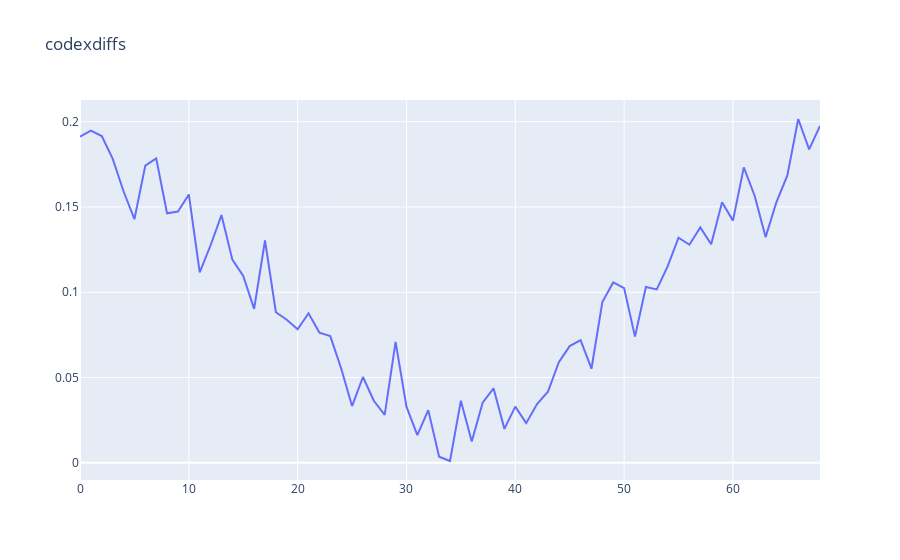

This figure's notebook cell:
### Code cell
startphase = xp.polyval(coeffitlist[Config.preamble_len + 4], xp.polyval(coeff_time, Config.preamble_len + 5 - 0.75))

coef2d_ests = []
ifreqs = []
# for pidx in range(Config.preamble_len + 5, Config.preamble_len + 5 + Config.payload_len):
codephase2 = [] # !!! todo !!!
powers = []
codes = []
codexdiffs = []
for pidx in range(Config.preamble_len + 5, Config.total_len):
    tstart = xp.polyval(coeff_time, pidx - 0.75)
    tend = xp.polyval(coeff_time, pidx + 1 - 0.75)
    x1 = math.ceil(tstart * Config.fs)
    x2 = math.ceil(tend * Config.fs)
    nsymbr = xp.arange(x1, x2)
    sig = reader.get(x1, x2 - x1)
    if xp.mean(xp.abs(sig)) < 0.01:
        print(f"{pidx=} {xp.mean(xp.abs(sig))=} too small. is symbol ending? quitting, payload_len={pidx - Config.preamble_len - 5}")
        break
    
    x1 = math.ceil(tstart * Config.fs)
    x2 = math.ceil(tend * Config.fs)
    nsymbr = xp.arange(x1, x2)
    tsymbr = nsymbr / Config.fs

    # pltfig1(tsymbr, xp.unwrap(xp.angle(reader.get(x1, x2-x1))), title=f"{pidx=}").show()
    # pltfig1(tsymbr, xp.abs(reader.get(x1, x2-x1)), title=f"{pidx=}").show()
    assert xp.mean(xp.abs(reader.get(x1, x2-x1))) > 0.1, f"{pidx=} {xp.mean(xp.abs(reader.get(x1, x2-x1)))=} too small. is symbol ending?"
    estcoef_this = xp.polyval(coeff, pidx)

    beta1 = Config.bw / ((2 ** Config.sf) / Config.bw) * xp.pi * (1 + 2 * estcoef_this / Config.sig_freq)
    estbw = Config.bw * (1 + estcoef_this / Config.sig_freq)
    beta2 = 2 * xp.pi * (xp.polyval(coeff, pidx) - estbw / 2) - tstart * 2 * beta1  # 2ax+b=differential b=differential - 2 * beta1 * time
    coef2d_est = xp.array([beta1.get(), beta2.get(), 0])

    sig2 = reader.get(x1, x2-x1) * xp.exp(-1j * xp.polyval(coef2d_est, tsymbr))
    data0 = myfft(sig2, n=Config.fft_n, plan=Config.plan)
    freq1 = xp.fft.fftshift(xp.fft.fftfreq(Config.fft_n, d=1 / Config.fs))[xp.argmax(xp.abs(data0))]
    freq, valnew = optimize_1dfreq_fast(sig2, tsymbr, freq1, Config.fs / Config.fft_n * 5) # valnew may be as low as 0.3, only half the power will be collected
    # freq = freq1 # todo !!!
    # assert valnew > 0.3, f"{freq=} {freq1=} {valnew=}"
    if freq < 0: freq += estbw
    codex = freq / estbw * 2 ** Config.sf
    code = around(codex)
    # print(f"{codex=} {code=}")

    tmid = tstart * (code / 2 ** Config.sf) + tend * (1 - code / 2 ** Config.sf)
    tmid = tmid.item()
    x3 = math.ceil(tmid * Config.fs)

    nsymbr1 = xp.arange(x1, x3)
    tsymbr1 = nsymbr1 / Config.fs
    nsymbr2 = xp.arange(x3, x2)
    tsymbr2 = nsymbr2 / Config.fs

    beta2 = (2 * xp.pi * (xp.polyval(coeff, pidx) + estbw * (code / 2 ** Config.sf - 0.5))
             - tstart * 2 * beta1)
    coef2d_est2 = xp.array([beta1.get(), beta2.get(), 0])
    coef2d_est2_2d = xp.polyval(coef2d_est2, tstart) - startphase
    coef2d_est2[2] -= coef2d_est2_2d

    beta2a = (2 * xp.pi * (xp.polyval(coeff, pidx) + estbw * (code / 2 ** Config.sf - 1.5))
              - tstart * 2 * beta1)
    coef2d_est2a = xp.array([beta1.get(), beta2a.get(), 0])
    coef2d_est2a_2d = xp.polyval(coef2d_est2a, tmid) - xp.polyval(coef2d_est2, tmid)
    coef2d_est2a[2] -= coef2d_est2a_2d

    res2 = reader.get(x1, x3-x1).dot(xp.exp(-1j * xp.polyval(coef2d_est2, tsymbr1))) / xp.sum(xp.abs(reader.get(x1, x3-x1)))
    res2a = reader.get(x3, x2-x3).dot(xp.exp(-1j * xp.polyval(coef2d_est2a, tsymbr2))) / xp.sum(xp.abs(reader.get(x3, x2-x3)))

    if not (xp.abs(res2).item() > 0.7 or code > 2 ** Config.sf * 0.7) or not (xp.abs(res2a).item() > 0.7 or code < 2 ** Config.sf * 0.2):
        pltfig1(tsymbr1, xp.angle(reader.get(x1, x3-x1) * xp.exp(-1j * xp.polyval(coef2d_est2, tsymbr1))), title=f"{pidx=} 1st angle {codex=} pow={xp.abs(res2).item()}").show()
        pltfig1(tsymbr2, xp.angle(reader.get(x3, x2-x3) * xp.exp(-1j * xp.polyval(coef2d_est2a, tsymbr2))), title=f"{pidx=} 2st angle {codex=} pow={xp.abs(res2a).item()}").show()

    assert xp.abs(res2).item() > 0.7 or code > 2 ** Config.sf * 0.7, f"{pidx=} {code=} 1st power {xp.abs(res2).item()}<0.7"
    assert xp.abs(res2a).item() > 0.7 or code < 2 ** Config.sf * 0.2, f"{pidx=} {code=} 2nd power {xp.abs(res2a).item()}<0.7"

    endphase = xp.polyval(coef2d_est2a, tend)
    ifreq1 = 2 * xp.pi * (xp.polyval(coeff, pidx) + estbw * (code / 2 ** Config.sf - 0.5))
    ifreq2 = 2 * xp.pi * (xp.polyval(coeff, pidx) + estbw * (code / 2 ** Config.sf - 1.5))

    startphase = endphase
    powers.append(xp.abs(res2).item())
    powers.append(xp.abs(res2a).item())
    codephase2.append(xp.angle(res2).item())
    codephase2.append(xp.angle(res2a).item())
    codephase.append(xp.angle(res2).item())
    codephase.append(xp.angle(res2a).item())
    coef2d_ests.append(coef2d_est2)
    coef2d_ests.append(coef2d_est2a)
    codes.append(code)
    codexdiffs.append(abs(codex - code))
pltfig1(None, xp.unwrap(codexdiffs), title="codexdiffs").show()

### Figure 1 — Plotly figure (JSON) as saved in the notebook; plotly's stock layout.template omitted (floating-point values rounded to 4 significant figures)
{"data": [{"mode": "lines", "type": "scatter", "x": [0, 1, 2, 3, 4, 5, 6, 7, 8, 9, 10, 11, 12, 13, 14, 15, 16, 17, 18, 19, 20, 21, 22, 23, 24, 25, 26, 27, 28, 29, 30, 31, 32, 33, 34, 35, 36, 37, 38, 39, 40, 41, 42, 43, 44, 45, 46, 47, 48, 49, 50, 51, 52, 53, 54, 55, 56, 57, 58, 59, 60, 61, 62, 63, 64, 65, 66, 67, 68], "y": [0.1912, 0.1948, 0.1915, 0.1783, 0.1592, 0.1428, 0.1742, 0.1785, 0.1463, 0.1473, 0.1573, 0.1117, 0.1276, 0.1452, 0.1191, 0.1096, 0.09022, 0.1304, 0.08828, 0.08393, 0.07826, 0.08766, 0.07636, 0.07428, 0.05535, 0.03329, 0.05033, 0.0364, 0.02808, 0.0709, 0.03291, 0.01626, 0.03091, 0.00362, 0.00108, 0.03647, 0.01246, 0.03528, 0.04367, 0.01991, 0.03297, 0.02327, 0.03449, 0.04168, 0.05899, 0.06843, 0.07196, 0.05517, 0.09426, 0.1057, 0.1024, 0.07399, 0.103, 0.1017, 0.1152, 0.132, 0.1279, 0.138, 0.1281, 0.1528, 0.142, 0.1732, 0.1565, 0.1323, 0.1529, 0.1685, 0.2016, 0.1838, 0.1975]}], "layout": {"title": {"text": "codexdiffs"}}}
